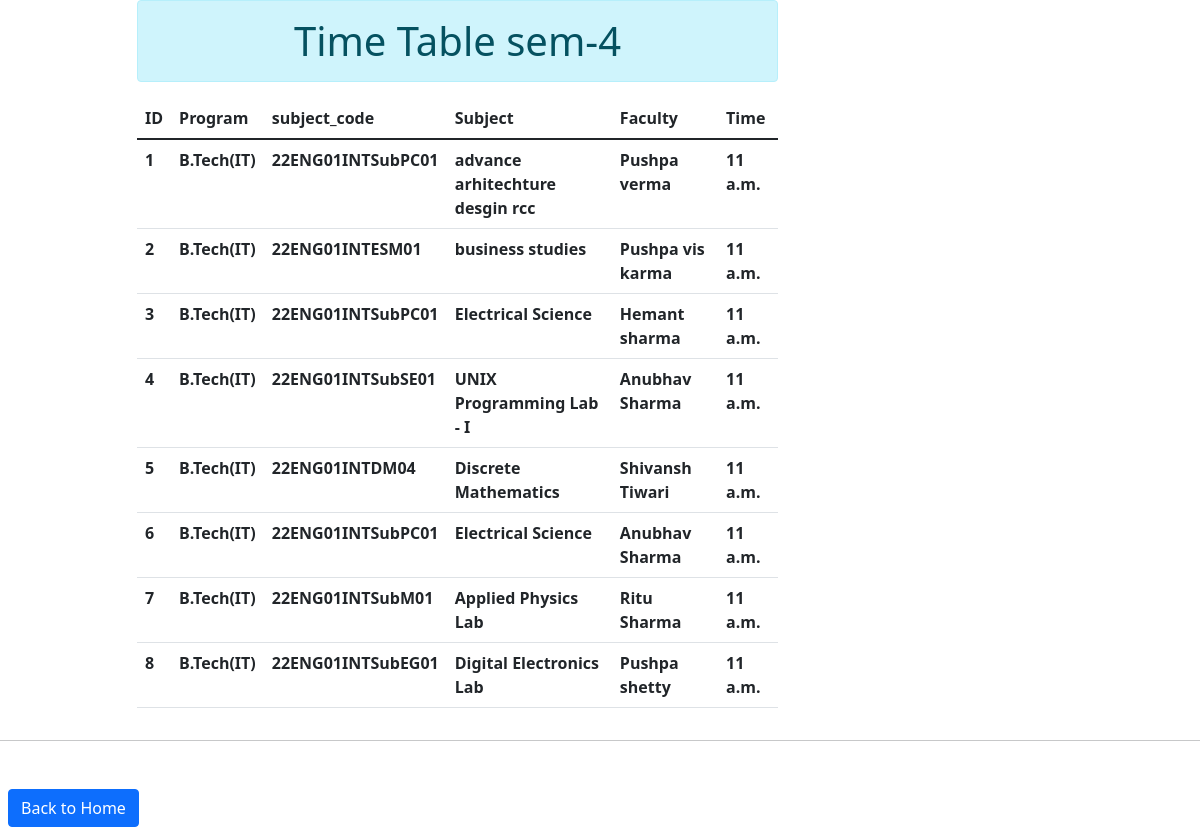
Page /sem4 (signed in) on the committed database.
### timetableA/models.py (models this page shows)
class Sem4(models.Model):
    user = models.ForeignKey(User, on_delete=models.CASCADE,null=True)
    Program = models.CharField(max_length= 50)
    subject_code = models.CharField(max_length=50,null=True)
    subject = models.CharField(max_length=50)
    Faculty = models.CharField(max_length=50,null=True)
    time = models.TimeField(null=True)
    class Meta:
        verbose_name = 'Sem4'
        verbose_name_plural = 'Sem4'

### timetableA/views.py (the view)
# urls.py: path('sem4',views.sem4,name='sem4'),
@login_required
def sem4(request):
    timetablesem4 = Sem4.objects.all()
    return render(request, 'sem4.html',{'timetablesem4':timetablesem4})

### Templates/sem4.html (shortened to what this page needs)
<!DOCTYPE html>
<html lang="en">
<head>
    <link href="https://cdn.jsdelivr.net/npm/bootstrap@5.1.3/dist/css/bootstrap.min.css" rel="stylesheet">
</head>
<body>
    <!DOCTYPE html>
<html lang="en">
<head>
    <link href="https://cdn.jsdelivr.net/npm/bootstrap@5.1.3/dist/css/bootstrap.min.css" rel="stylesheet">
</head>
<body>
        <div class="container">
            <div class="row">
                <div class="col-sm-7 offset-1">
                    <h1 class="text-center alert alert-info">Time Table sem-4</h1>
                    {% if timetablesem4 %}
                    <table class="table table-hover">
                        <thead>
                          <tr>
                            <th scope="col">ID</th>
                            <th scope="col">Program</th>
                            <th scope="col">subject_code</th>
                            <th scope="col">Subject</th>
                            <th scope="col">Faculty</th>
                            <th scope="col">Time</th>
                          </tr>
                        </thead>
                        <tbody>
                            {% for st in timetablesem4 %}
                          <tr>
                            <th scope="row">{{st.id}}</th>
                            <th scope="row">{{st.Program}}</th>
                            <th scope="row">{{st.subject_code}}</th>
                            <th scope="row">{{st.subject}}</th>
                            <th scope="row">{{st.Faculty}}</th>
                            <th scope="row">{{st.time}}</th>
                          </tr>
                          {% endfor %}
                        </tbody>
                      </table>
                    {% else %}
                    <h1 class='text-center alert alert-danger'>no data</h1>
                    {% endif %}
                </div>
            </div>
        </div>
        <hr><br>
        <a  class="btn btn-primary m-2" href="{% url 'home' %}">Back to Home</a>
</body>
</html>
</body>
</html>

### rows in the picture
Sem4: id "1", Program "B.Tech(IT)", subject_code "22ENG01INTSubPC01", subject "advance arhitechture desgin rcc", Faculty "Pushpa verma", time "11 a.m."
Sem4: id "2", Program "B.Tech(IT)", subject_code "22ENG01INTESM01", subject "business studies", Faculty "Pushpa vis karma", time "11 a.m."
Sem4: id "3", Program "B.Tech(IT)", subject_code "22ENG01INTSubPC01", subject "Electrical Science", Faculty "Hemant sharma", time "11 a.m."
Sem4: id "4", Program "B.Tech(IT)", subject_code "22ENG01INTSubSE01", subject "UNIX Programming Lab - I", Faculty "Anubhav Sharma", time "11 a.m."
Sem4: id "5", Program "B.Tech(IT)", subject_code "22ENG01INTDM04", subject "Discrete Mathematics", Faculty "Shivansh Tiwari", time "11 a.m."
Sem4: id "6", Program "B.Tech(IT)", subject_code "22ENG01INTSubPC01", subject "Electrical Science", Faculty "Anubhav Sharma", time "11 a.m."
Sem4: id "7", Program "B.Tech(IT)", subject_code "22ENG01INTSubM01", subject "Applied Physics Lab", Faculty "Ritu Sharma", time "11 a.m."
Sem4: id "8", Program "B.Tech(IT)", subject_code "22ENG01INTSubEG01", subject "Digital Electronics Lab", Faculty "Pushpa shetty", time "11 a.m."
